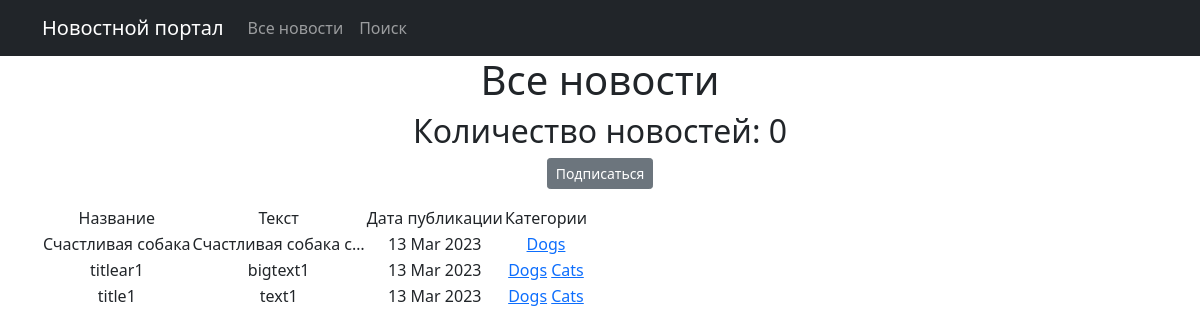
The app's page /news/create/categories/1, older data.
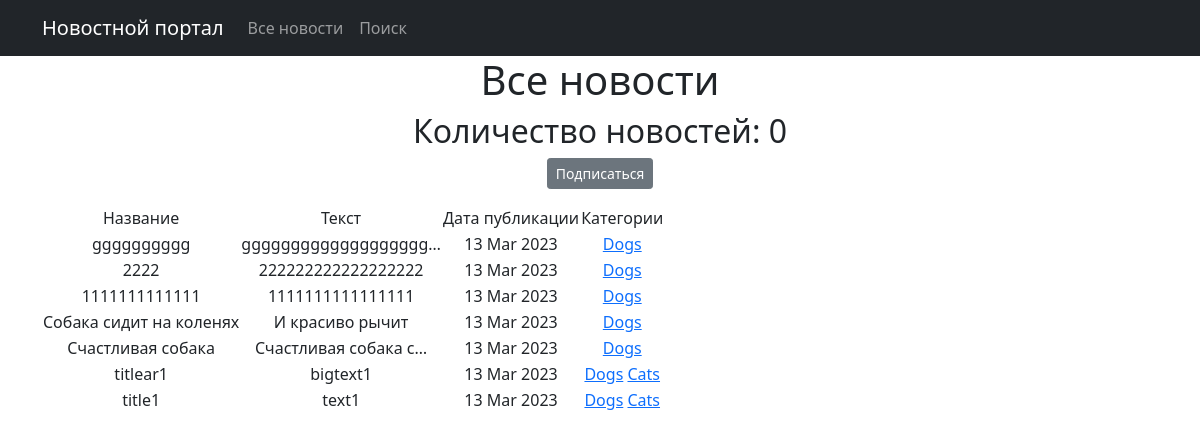
The same page, newer data.
### News/models.py (models this page shows, shortened)
class Post(models.Model):
    author = models.ForeignKey(Author, on_delete=models.CASCADE)
    NEWS = 'NW'
    ARTICLE = 'AR'
    CATEGORY_CHOICES = (
        (NEWS, 'Новость'),
        (ARTICLE, 'Статья'),
    )
    categoryType = models.CharField(max_length=2, choices=CATEGORY_CHOICES, default=ARTICLE)
    dateCreation = models.DateTimeField(auto_now_add=True)
    postCategory = models.ManyToManyField(Category, through='PostCategory')
    title = models.CharField(max_length=128)
    text = models.TextField()
    rating = models.SmallIntegerField(default=0)

class Category(models.Model):
    name = models.CharField(max_length=64, unique=True)
    subscribers = models.ManyToManyField(User, related_name='categories')
    def __str__(self):
        return f'{self.name}'

### News/views.py (the view)
# urls.py: path('categories/<int:pk>', CategoryListView.as_view(), name='category_list'),
class CategoryListView(ListView):
    model = Post
    template_name = 'flatpages/category_list.html'
    context_object_name = 'category_news_list'
    def get_queryset(self):
        self.postCategory = get_object_or_404(Category, id=self.kwargs['pk'])
        queryset = Post.objects.filter(postCategory=self.postCategory).order_by('-dateCreation')
        return queryset
    def get_context_data(self, **kwargs):
        context = super().get_context_data(**kwargs)
        context['is_not_subscriber'] = self.request.user not in self.postCategory.subscribers.all()
        context['category'] = self.postCategory
        return context

### NewsPortal/templatetags/custom_filters.py (called while the page is built)
@register.filter()
def censor(value):
    bad_words = ['редиска', 'морковь']
    if not isinstance(value, str):
        raise TypeError(f"unresolved type '{type(value)}' expected type 'str'")
    for word in value.split():
        if word.lower() in bad_words:
            value = value.replace(word, f"{word[0]}{'*' * (len(word) - 1)}")
    return value

### NewsPortal/templatetags/custom_tags.py (called while the page is built)
@register.simple_tag()
def current_time(format_string='%d %b %Y'):
   return datetime.utcnow().strftime(format_string)

### templates/flatpages/category_list.html (shortened to what this page needs)
{% extends 'flatpages/default.html' %}
{% load custom_filters %}
{% load custom_tags %}
{% block content %}
    <h1>Все новости</h1>
    <h2>Количество новостей: {{ news|length }}</h2>
    {% if is_not_subscriber %}
        <p class="text-center"><a href="{% url 'subscribe' category.id %}" class="btn btn-secondary btn-sm">Подписаться</a></p>
    {% endif %}
    <table>
        <tr>
            <td>Название</td>
            <td>Текст</td>
            <td>Дата публикации</td>
            <td>Категории</td>
        </tr>
        {% for n in category_news_list %}
        <tr>
            <td>{{ n.title | censor }}</td>
            <td>{{ n.text | truncatechars:20 | censor}}</td>
            <td>{% current_time '%d %b %Y' %}</td>
            <td>
                {% for category in n.postCategory.all %}
                    <a href="{% url 'category_list' category.id %}">{{ category }}</a>
                {% endfor %}
            </td>
            <td>
            </td>
        </tr>
        {% endfor %}
    </table>
{% endblock content %}

Row changes from the older to the newer data that the page shows:
added Post: title|censor "gggggggggg", text|censor "ggggggggggggggggggg…", current_time "13 Mar 2023", Category (name "Dogs")
added Post: title|censor "2222", text|censor "222222222222222222", current_time "13 Mar 2023", Category (name "Dogs")
added Post: title|censor "1111111111111", text|censor "1111111111111111", current_time "13 Mar 2023", Category (name "Dogs")
added Post: title|censor "Собака сидит на коленях", text|censor "И красиво рычит", current_time "13 Mar 2023", Category (name "Dogs")
